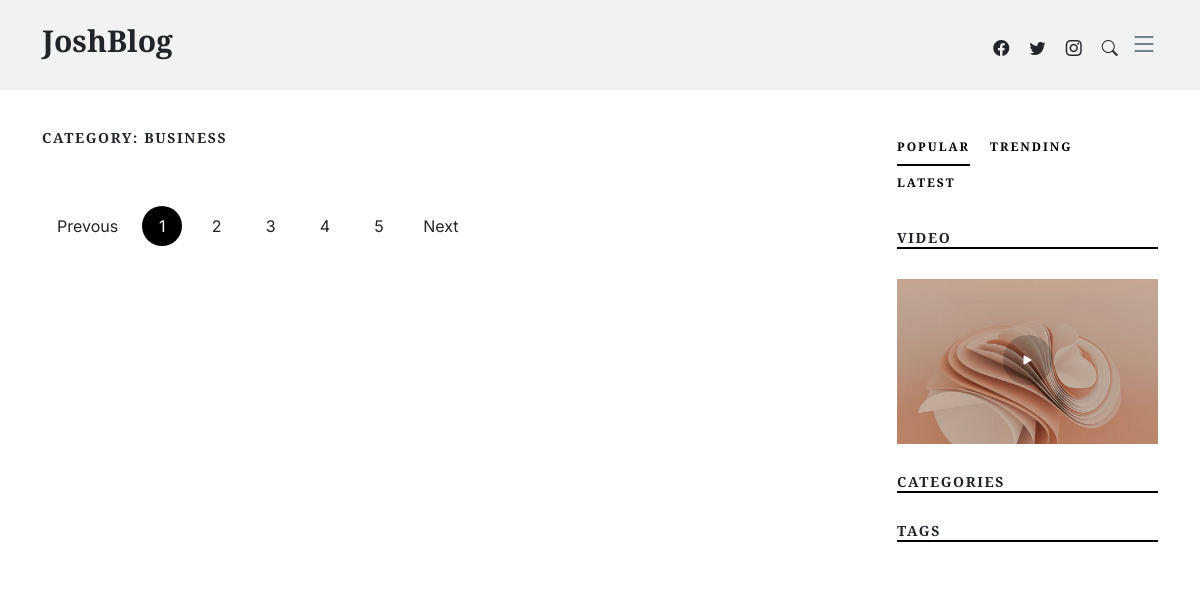
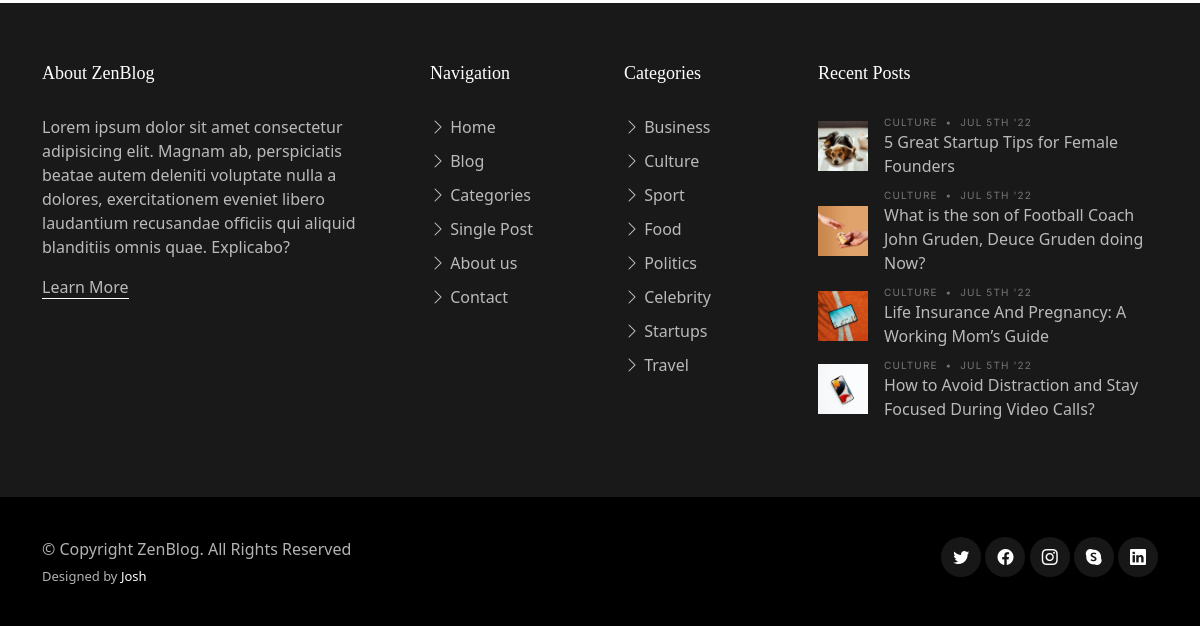
Page /blog/categories/ on the earlier database version (2 pictures, top to bottom).
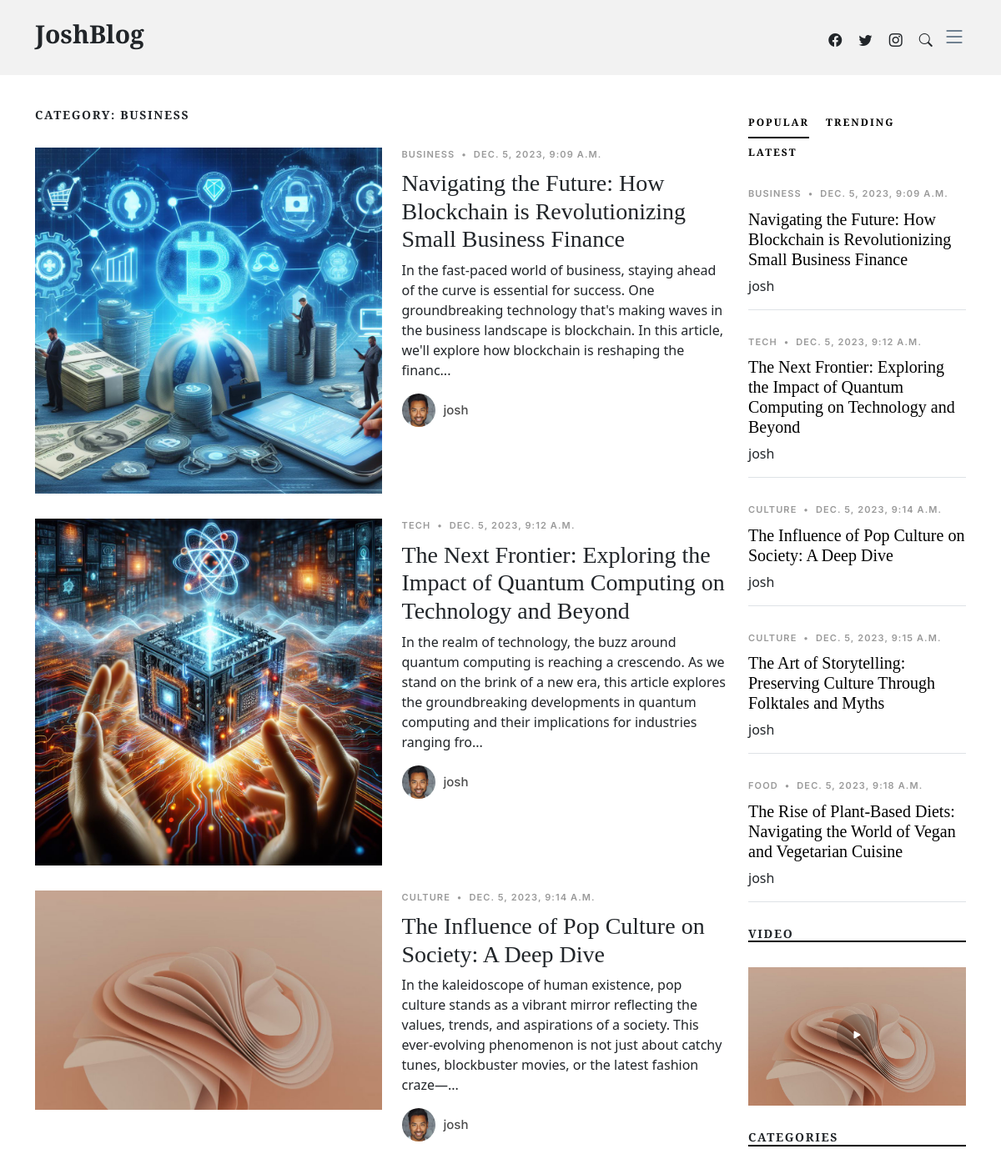
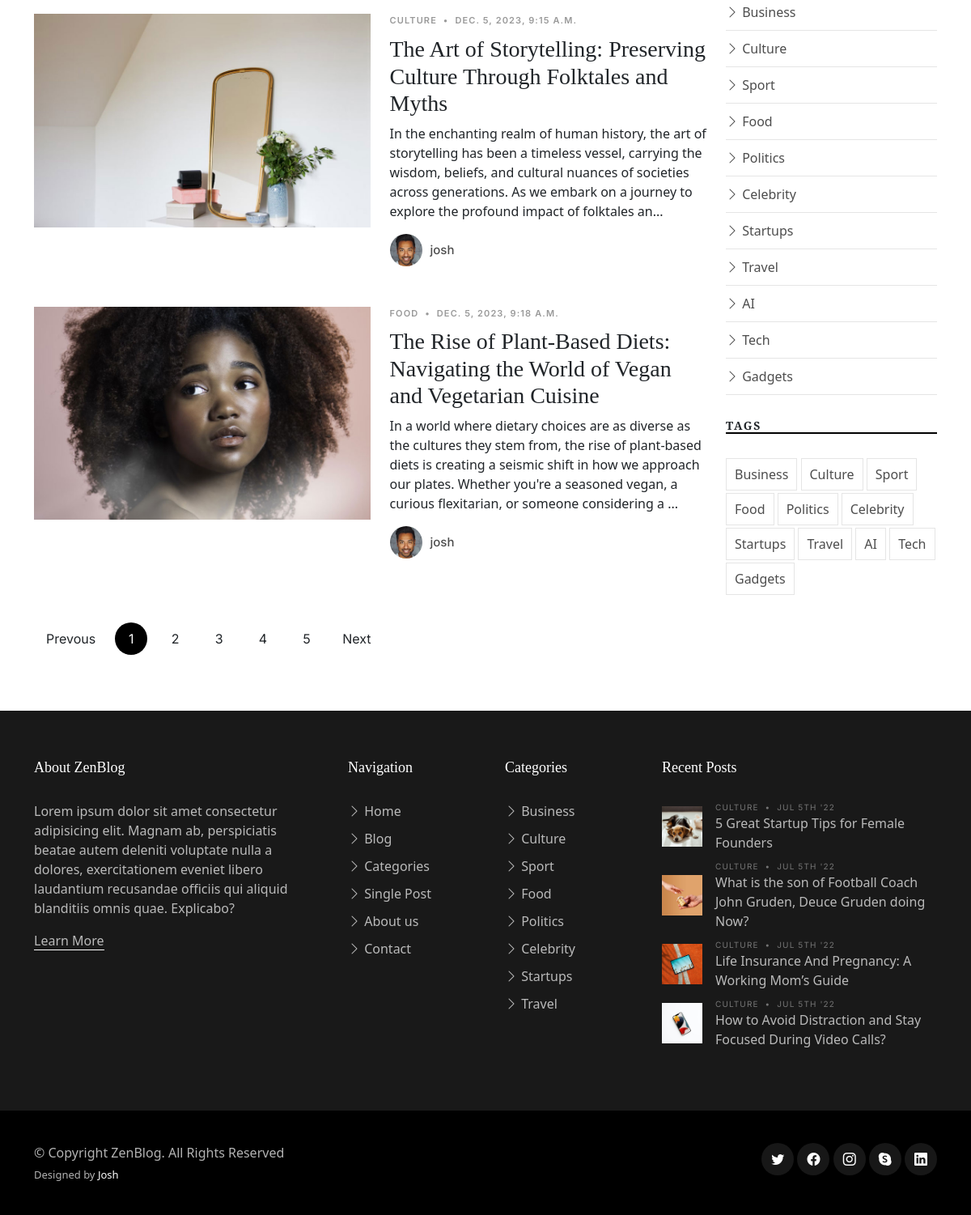
Same page on the later database version (2 pictures, top to bottom).
### blog/models.py (models this page shows, shortened)
class Post(models.Model):
    category = models.ForeignKey(Category, on_delete=models.CASCADE)
    post_id = models.UUIDField(primary_key=True, default=uuid.uuid4, editable=False)
    user = models.ForeignKey(User, on_delete=models.PROTECT)
    avatar = models.ImageField(default="static/assets/img/person-2.jpg", null=True, blank=True)
    title = models.CharField(max_length=100)
    description = models.TextField()
    image = models.ImageField(upload_to='static/blog')
    created_on = models.DateTimeField(auto_now_add=True)
    updated_on = models.DateTimeField(auto_now=True)

class Category(models.Model):
    name = models.CharField(max_length=60)
    class Meta:
        verbose_name = "Category"
        verbose_name_plural = "Categories"
    def __str__ (self):
        return self.name

### blog/views.py (the view)
# urls.py: path('categories/', views.blog, name="blog"),
def blog(request, post_id=None):
    categories = Category.objects.all()
    posts = Post.objects.all()[:5]
    single_post = None
    if post_id:
        single_post = get_object_or_404(Post, post_id=post_id)
    context = {
        "categories" : categories,
        "posts" : posts,
        "single_post" : single_post,
    }
    return render(request, "blog/category.html", context)

### blog/templates/blog/category.html (shortened to what this page needs)
{% extends "base/base.html" %}
{% load static %}
{% block content %}
{% include "base/header.html" %}
  <main id="main">
    <section>
      <div class="container">
        <div class="row">
          <div class="col-md-9" data-aos="fade-up">
            <h3 class="category-title">Category: Business</h3>
            {% for post in posts %}
            <div class="d-md-flex post-entry-2 half">
              <a href="single-post.html" class="me-4 thumbnail">
                <img src="{{post.image.url}}" alt="" class="img-fluid">
              </a>
              <div>
                <div class="post-meta"><span class="date">{{post.category}}</span> <span class="mx-1">&bullet;</span> <span>{{post.created_on}}</span></div>
                <h3><a href="single-post.html">{{post.title}}</a></h3>
                <p>{{post.description | slice:":250"}}...</p>
                <div class="d-flex align-items-center author">
                  <div class="photo"><img src="assets/img/person-2.jpg" alt="" class="img-fluid"></div>
                  <div class="name">
                    <h3 class="m-0 p-0">{{post.user}}</h3>
                  </div>
                </div>
              </div>
            </div>
            {% endfor %}
            <div class="text-start py-4">
              <div class="custom-pagination">
                <a href="#" class="prev">Prevous</a>
                <a href="#" class="active">1</a>
                <a href="#">2</a>
                <a href="#">3</a>
                <a href="#">4</a>
                <a href="#">5</a>
                <a href="#" class="next">Next</a>
              </div>
            </div>
          </div>
          <div class="col-md-3">
            <div class="aside-block">
              <ul class="nav nav-pills custom-tab-nav mb-4" id="pills-tab" role="tablist">
                <li class="nav-item" role="presentation">
                  <button class="nav-link active" id="pills-popular-tab" data-bs-toggle="pill" data-bs-target="#pills-popular" type="button" role="tab" aria-controls="pills-popular" aria-selected="true">Popular</button>
                </li>
                <li class="nav-item" role="presentation">
                  <button class="nav-link" id="pills-trending-tab" data-bs-toggle="pill" data-bs-target="#pills-trending" type="button" role="tab" aria-controls="pills-trending" aria-selected="false">Trending</button>
                </li>
                <li class="nav-item" role="presentation">
                  <button class="nav-link" id="pills-latest-tab" data-bs-toggle="pill" data-bs-target="#pills-latest" type="button" role="tab" aria-controls="pills-latest" aria-selected="false">Latest</button>
                </li>
              </ul>
              <div class="tab-content" id="pills-tabContent">
                <div class="tab-pane fade show active" id="pills-popular" role="tabpanel" aria-labelledby="pills-popular-tab">
                  {% for post in posts %}
                  <div class="post-entry-1 border-bottom">
                    <div class="post-meta"><span class="date">{{post.category}}</span> <span class="mx-1">&bullet;</span> <span>{{post.created_on}}</span></div>
                    <h2 class="mb-2"><a href="">{{post.title}}</a></h2>
                    <span class="author mb-3 d-block">{{post.user}}</span>
                  </div>
                  {% endfor %}
                </div>
              </div>
            </div>
            <div class="aside-block">
              <h3 class="aside-title">Video</h3>
              <div class="video-post">
                <a href="https://www.youtube.com/watch?v=AiFfDjmd0jU" class="glightbox link-video">
                  <span class="bi-play-fill"></span>
                  <img src="assets/img/post-landscape-5.jpg" alt="" class="img-fluid">
                </a>
              </div>
            </div>
            <div class="aside-block">
              <h3 class="aside-title">Categories</h3>
              <ul class="aside-links list-unstyled">
                {% for category in categories %}
                <li><a href="category.html"><i class="bi bi-chevron-right"></i> {{category.name}}</a></li>
                {% endfor %}
              </ul>
            </div>
            <div class="aside-block">
              <h3 class="aside-title">Tags</h3>
              <ul class="aside-tags list-unstyled">
                {% for category in categories %}
                <li><a href="">{{category.name}}</a></li>
                {% endfor %}
              </ul>
            </div>
          </div>
        </div>
      </div>
    </section>
  </main>
{% endblock content %}

### base/templates/base/base.html (shortened to what this page needs)
{% load static %}
<!DOCTYPE html>
<html lang="en">
<head>
  <link href="{% static "assets/vendor/bootstrap/css/bootstrap.min.css" %}" rel="stylesheet">
  <link href="{% static "assets/vendor/bootstrap-icons/bootstrap-icons.css" %}" rel="stylesheet">
  <link href="{% static "assets/vendor/swiper/swiper-bundle.min.css" %}" rel="stylesheet">
  <link href="{% static "assets/vendor/glightbox/css/glightbox.min.css" %}" rel="stylesheet">
  <link href="{% static "assets/vendor/aos/aos.css" %}" rel="stylesheet">
  <link href="{% static "assets/css/variables.css" %}" rel="stylesheet">
  <link href="{% static "assets/css/main.css" %}" rel="stylesheet">
</head>
<body>
  {% block content %}{% endblock content %}
  <footer id="footer" class="footer">
    <div class="footer-content">
      <div class="container">
        <div class="row g-5">
          <div class="col-lg-4">
            <h3 class="footer-heading">About ZenBlog</h3>
            <p>Lorem ipsum dolor sit amet consectetur adipisicing elit. Magnam ab, perspiciatis beatae autem deleniti voluptate nulla a dolores, exercitationem eveniet libero laudantium recusandae officiis qui aliquid blanditiis omnis quae. Explicabo?</p>
            <p><a href="about.html" class="footer-link-more">Learn More</a></p>
          </div>
          <div class="col-6 col-lg-2">
            <h3 class="footer-heading">Navigation</h3>
            <ul class="footer-links list-unstyled">
              <li><a href="index.html"><i class="bi bi-chevron-right"></i> Home</a></li>
              <li><a href="index.html"><i class="bi bi-chevron-right"></i> Blog</a></li>
              <li><a href="category.html"><i class="bi bi-chevron-right"></i> Categories</a></li>
              <li><a href="single-post.html"><i class="bi bi-chevron-right"></i> Single Post</a></li>
              <li><a href="about.html"><i class="bi bi-chevron-right"></i> About us</a></li>
              <li><a href="contact.html"><i class="bi bi-chevron-right"></i> Contact</a></li>
            </ul>
          </div>
          <div class="col-6 col-lg-2">
            <h3 class="footer-heading">Categories</h3>
            <ul class="footer-links list-unstyled">
              <li><a href="category.html"><i class="bi bi-chevron-right"></i> Business</a></li>
              <li><a href="category.html"><i class="bi bi-chevron-right"></i> Culture</a></li>
              <li><a href="category.html"><i class="bi bi-chevron-right"></i> Sport</a></li>
              <li><a href="category.html"><i class="bi bi-chevron-right"></i> Food</a></li>
              <li><a href="category.html"><i class="bi bi-chevron-right"></i> Politics</a></li>
              <li><a href="category.html"><i class="bi bi-chevron-right"></i> Celebrity</a></li>
              <li><a href="category.html"><i class="bi bi-chevron-right"></i> Startups</a></li>
              <li><a href="category.html"><i class="bi bi-chevron-right"></i> Travel</a></li>
            </ul>
          </div>
          <div class="col-lg-4">
            <h3 class="footer-heading">Recent Posts</h3>
            <ul class="footer-links footer-blog-entry list-unstyled">
              <li>
                <a href="single-post.html" class="d-flex align-items-center">
                  <img src="{% static "assets/img/post-sq-1.jpg" %}" alt="" class="img-fluid me-3">
                  <div>
                    <div class="post-meta d-block"><span class="date">Culture</span> <span class="mx-1">&bullet;</span> <span>Jul 5th '22</span></div>
                    <span>5 Great Startup Tips for Female Founders</span>
                  </div>
                </a>
              </li>
              <li>
                <a href="single-post.html" class="d-flex align-items-center">
                  <img src="{% static "assets/img/post-sq-2.jpg" %}" alt="" class="img-fluid me-3">
                  <div>
                    <div class="post-meta d-block"><span class="date">Culture</span> <span class="mx-1">&bullet;</span> <span>Jul 5th '22</span></div>
                    <span>What is the son of Football Coach John Gruden, Deuce Gruden doing Now?</span>
                  </div>
                </a>
              </li>
              <li>
                <a href="single-post.html" class="d-flex align-items-center">
                  <img src="{% static "assets/img/post-sq-3.jpg" %}" alt="" class="img-fluid me-3">
                  <div>
                    <div class="post-meta d-block"><span class="date">Culture</span> <span class="mx-1">&bullet;</span> <span>Jul 5th '22</span></div>
                    <span>Life Insurance And Pregnancy: A Working Mom’s Guide</span>
                  </div>
                </a>
              </li>
              <li>
                <a href="single-post.html" class="d-flex align-items-center">
                  <img src="{% static "assets/img/post-sq-4.jpg" %}" alt="" class="img-fluid me-3">
                  <div>
                    <div class="post-meta d-block"><span class="date">Culture</span> <span class="mx-1">&bullet;</span> <span>Jul 5th '22</span></div>
                    <span>How to Avoid Distraction and Stay Focused During Video Calls?</span>
                  </div>
                </a>
              </li>
            </ul>
          </div>
        </div>
      </div>
    </div>
    <div class="footer-legal">
      <div class="container">
        <div class="row justify-content-between">
          <div class="col-md-6 text-center text-md-start mb-3 mb-md-0">
            <div class="copyright">
              © Copyright <strong><span>ZenBlog</span></strong>. All Rights Reserved
            </div>
            <div class="credits">
              Designed by <a href="https://github.com/joshwaoti">Josh</a>
            </div>
          </div>
          <div class="col-md-6">
            <div class="social-links mb-3 mb-lg-0 text-center text-md-end">
              <a href="#" class="twitter"><i class="bi bi-twitter"></i></a>
              <a href="#" class="facebook"><i class="bi bi-facebook"></i></a>
              <a href="#" class="instagram"><i class="bi bi-instagram"></i></a>
              <a href="#" class="google-plus"><i class="bi bi-skype"></i></a>
              <a href="#" class="linkedin"><i class="bi bi-linkedin"></i></a>
            </div>
          </div>
        </div>
      </div>
    </div>
  </footer>
</body>
</html>

### base/templates/base/header.html (shortened to what this page needs)
{% load static %}
  <header id="header" class="header d-flex align-items-center fixed-top">
    <div class="container-fluid container-xl d-flex align-items-center justify-content-between">
      <a href="{% url "home" %}" class="logo d-flex align-items-center">
        <h1>JoshBlog</h1>
      </a>
      <div class="position-relative">
        <a href="#" class="mx-2"><span class="bi-facebook"></span></a>
        <a href="#" class="mx-2"><span class="bi-twitter"></span></a>
        <a href="#" class="mx-2"><span class="bi-instagram"></span></a>
        <a href="#" class="mx-2 js-search-open"><span class="bi-search"></span></a>
        <i class="bi bi-list mobile-nav-toggle"></i>
      </div>
    </div>
  </header>

### static/assets/css/variables.css (style rules this page uses)
:root { --font-default: 'EB Garamond', system-ui, -apple-system, "Segoe UI", Roboto, "Helvetica Neue", Arial, "Noto Sans", "Liberation Sans", sans-serif, "Apple Color Emoji", "Segoe UI Emoji", "Segoe UI Symbol", "Noto Color Emoji"; --font-primary: 'EB Garamond', serif; --font-secondary: 'Inter', sans-serif; --color-default: #212529; --color-default-rgb: 33, 37, 41; --color-links: #212529; --color-links-hover: #15171a; --color-primary: #212529; --color-primary-light: #26282c; --color-primary-dark: #0b0c0e; --color-primary-rgb: 33, 37, 41; --color-primary-light-rgb: 38, 40, 44; --color-primary-dark-rgb: 11, 12, 14; --color-secondary: #596d80; --color-secondary-light: #8498aa; --color-secondary-dark: #404f5c; --color-secondary-rgb: 89, 109, 128; --color-secondary-light-rgb: 132, 152, 170; --color-secondary-dark-rgb: 64, 79, 92; --color-blue: #0d6efd; --color-blue-rgb: 13, 110, 253; --color-indigo: #6610f2; --color-indigo-rgb: 102, 16, 242; --color-purple: #6f42c1; --color-purple-rgb: 111, 66, 193; --color-pink: #f3268c; --color-pink-rgb: 243, 38, 140; --color-red: #df1529; --color-red-rgb: 223, 21, 4; --color-orange: #fd7e14; --color-orange-rgb: 253, 126, 20; --color-yellow: #ffc107; --color-yellow-rgb: 255, 193, 7; --color-green: #059652; --color-green-rgb: 5, 150, 82; --color-teal: #20c997; --color-teal-rgb: 32, 201, 151; --color-cyan: #0dcaf0; --color-cyan-rgb: 13, 202, 240; --color-white: #ffffff; --color-white-rgb: 255, 255, 255; --color-gray: #6c757d; --color-gray-rgb: 108, 117, 125; --color-black: #000000; --color-black-rgb: 0, 0, 0; }
:root { --bs-blue: var(--color-blue); --bs-indigo: var(--color-indigo); --bs-purple: var(--color-purple); --bs-pink: var(--color-pink); --bs-red: var(--color-red); --bs-orange: var(--color-orange); --bs-yellow: var(--color-yellow); --bs-green: var(--color-green); --bs-teal: var(--color-teal); --bs-cyan: var(--color-cyan); --bs-white: var(--color-white); --bs-gray: var(--color-gray); --bs-gray-dark: #343a40; --bs-gray-100: #f8f9fa; --bs-gray-200: #e9ecef; --bs-gray-300: #dee2e6; --bs-gray-400: #ced4da; --bs-gray-500: #adb5bd; --bs-gray-600: #6c757d; --bs-gray-700: #495057; --bs-gray-800: #343a40; --bs-gray-900: #212529; --bs-primary: var(--color-blue); --bs-secondary: var(--color-blue); --bs-success: #198754; --bs-info: #0dcaf0; --bs-warning: #ffc107; --bs-danger: #dc3545; --bs-light: #f8f9fa; --bs-dark: #212529; --bs-primary-rgb: var(--color-primary-rgb); --bs-secondary-rgb: var(--color-secondary-rgb); --bs-success-rgb: 25, 135, 84; --bs-info-rgb: 13, 202, 240; --bs-warning-rgb: 255, 193, 7; --bs-danger-rgb: 220, 53, 69; --bs-light-rgb: 248, 249, 250; --bs-dark-rgb: 33, 37, 41; --bs-white-rgb: var(--color-white-rgb); --bs-black-rgb: var(--color-black-rgb); --bs-body-color-rgb: var(--color-default-rgb); --bs-body-bg-rgb: 255, 255, 255; --bs-font-sans-serif: var(--font-default); --bs-font-monospace: SFMono-Regular, Menlo, Monaco, Consolas, "Liberation Mono", "Courier New", monospace; --bs-gradient: linear-gradient(180deg, rgba(255, 255, 255, 0.15), rgba(255, 255, 255, 0)); --bs-body-font-family: var(--font-default); --bs-body-font-size: 1rem; --bs-body-font-weight: 400; --bs-body-line-height: 1.5; --bs-body-color: var(--color-default); --bs-body-bg: #fff; }

Differences in the rows shown:
added Post: image (picture), category "BUSINESS", created_on "DEC. 5, 2023, 9:09 A.M.", title "Navigating the Future: How Blockchain is Revolutionizing Small Business Finance", description "In the fast-paced world of business, staying ahead of the curve is essential for success. One groundbreaking technology that's making waves in the business landscape is blockchain. In this article, we'll explore how blockchain is reshaping the financ", user "josh"
added Post: image (picture), category "TECH", created_on "DEC. 5, 2023, 9:12 A.M.", title "The Next Frontier: Exploring the Impact of Quantum Computing on Technology and Beyond", description "In the realm of technology, the buzz around quantum computing is reaching a crescendo. As we stand on the brink of a new era, this article explores the groundbreaking developments in quantum computing and their implications for industries ranging fro", user "josh"
added Post: image (picture), category "CULTURE", created_on "DEC. 5, 2023, 9:14 A.M.", title "The Influence of Pop Culture on Society: A Deep Dive", description "In the kaleidoscope of human existence, pop culture stands as a vibrant mirror reflecting the values, trends, and aspirations of a society. This ever-evolving phenomenon is not just about catchy tunes, blockbuster movies, or the latest fashion craze—", user "josh"
added Post: image (picture), category "CULTURE", created_on "DEC. 5, 2023, 9:15 A.M.", title "The Art of Storytelling: Preserving Culture Through Folktales and Myths", description "In the enchanting realm of human history, the art of storytelling has been a timeless vessel, carrying the wisdom, beliefs, and cultural nuances of societies across generations. As we embark on a journey to explore the profound impact of folktales an", user "josh"
added Post: image (picture), category "FOOD", created_on "DEC. 5, 2023, 9:18 A.M.", title "The Rise of Plant-Based Diets: Navigating the World of Vegan and Vegetarian Cuisine", description "In a world where dietary choices are as diverse as the cultures they stem from, the rise of plant-based diets is creating a seismic shift in how we approach our plates. Whether you're a seasoned vegan, a curious flexitarian, or someone considering a", user "josh"
added Category: name "Business"
added Category: name "Culture"
added Category: name "Sport"
added Category: name "Food"
added Category: name "Politics"
added Category: name "Celebrity"
added Category: name "Startups"
added Category: name "Travel"
added Category: name "AI"
added Category: name "Tech"
added Category: name "Gadgets"
